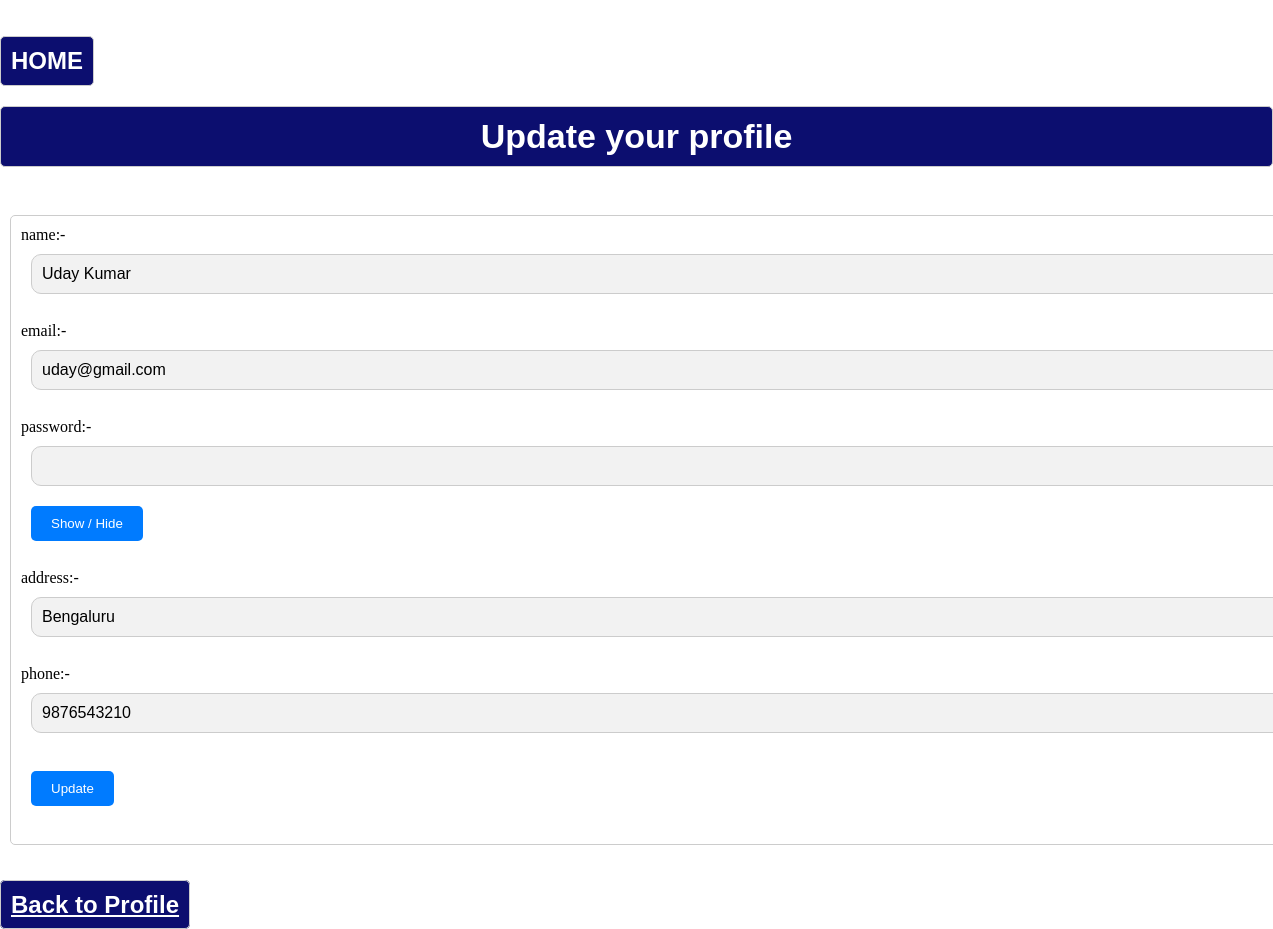
Screenshot of /PHP/update.php?id=1 with the database file from the repository.
### tables this page shows
CREATE TABLE USER( USER_ID INT PRIMARY KEY AUTO_INCREMENT, 
NAME VARCHAR(40) NOT NULL, 
EMAIL VARCHAR(40) NOT NULL, 
PASSWORD VARCHAR(40) NOT NULL,
ADDRESS VARCHAR(100),
PHONE VARCHAR(10));

### PHP/update.php (the view, shortened to what this page needs)
<!DOCTYPE html>
<html lang="en">
<head>
    <link rel="stylesheet" href="update.css">
</head>
<body>
    <br><br>
    <?php
        $servername = "localhost";
        $username = "uday";
        $password = "Root@1234";
        $dbname = "FACEBOOK";
        $conn = new mysqli($servername, $username, $password, $dbname);
        $id = $_GET["id"];
        $sql = "SELECT NAME, EMAIL, ADDRESS, PHONE
        FROM USER
        WHERE USER_ID = ?";
$stmt = $conn->prepare($sql);
$stmt->bind_param("i", $id);
$stmt->execute();
$result = $stmt->get_result();
$user = $result->fetch_assoc();
    ?>
    <button class="my-home">
        <a href="home.php?id=<?php echo $id; ?>">HOME</a>
    </button>
    <br>
    <h3 class="my-form-title">Update your profile</h3>
    <br>
    <form class="update-form" action="update.php?id=<?php echo $id; ?>" method="post">
        name:- <input type="text" name="name" id="" required value="<?php echo $user["NAME"]; ?>"><br><br>
        email:- <input type="email" name="email" id="" required value="<?php echo $user["EMAIL"]; ?>"><br><br>
        password:- <input type="password" name="password" id="password" required >
        <button type="button" onclick="togglePassword()">
            Show / Hide
        </button>
        <br><br>
        address:- <input type="text" name="address" id="" required value="<?php echo $user["ADDRESS"]; ?>"><br><br>
        phone:- <input type="text" name="phone" id="" required value="<?php echo $user["PHONE"]; ?>"><br><br>
        <button type="submit">Update</button><br><br>
    </form>
    <br>
    <br>
    <a id="back-to-profile" href="profile.php?id=1">
    Back to Profile
    </a>
</body>
</html>

### PHP/update.css (style rules this page uses)
* { padding:0; margin:0; }
.my-form-title { font-size: 24px; margin-bottom: 20px; background-color: #0c0e6f; border: 1px solid #ccc; border-radius: 5px; color: white; padding: 10px; align-items: center; text-align: center; font-family: Arial, sans-serif; font-weight: bold; font-size: 34px; }
.update-form input { width: 100%; padding: 10px; margin-bottom: 10px; margin: 10px; border: 1px solid #ccc; border-radius: 10px; font-size: 16px; background-color: #f2f2f2; }
.update-form button { padding: 10px 20px; background-color: #007BFF; color: white; border: none; cursor: pointer; border-radius: 5px; margin: 10px; }
.update-form { width: 100%; padding: 10px; margin-bottom: 10px; margin: 10px; border: 1px solid #ccc; border-radius: 5px; }
.my-home { font-size: 24px; margin-bottom: 20px; background-color: #0c0e6f; padding: 10px; align-items: center; text-align: center; font-family: Arial, sans-serif; font-weight: bold; border: 1px solid #ccc; border-radius: 5px; color: white; }
.my-home a { color: white; text-decoration: none; height: 100%; }
#back-to-profile { font-size: 24px; margin-bottom: 20px; background-color: #0c0e6f; padding: 10px; align-items: center; text-align: center; font-family: Arial, sans-serif; font-weight: bold; border: 1px solid #ccc; border-radius: 5px; color: white; }

### rows the page displays
user: name "Uday Kumar", email "uday@gmail.com", address "Bengaluru", phone "9876543210"
